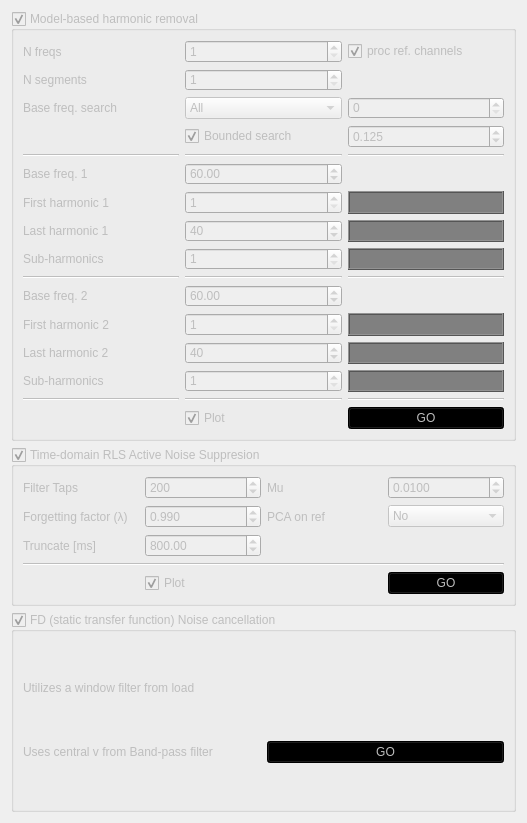
          <widget class="QWidget" name="NCTab">
           <attribute name="title">
            <string>Noise removal</string>
           </attribute>
           <attribute name="toolTip">
            <string>&lt;html&gt;&lt;head/&gt;&lt;body&gt;&lt;p&gt;This tab contains noise cancellation algorithms. The frequency-domain algorithm is often less effective than the time domain approach. We often discourage using the frequency domain algorithm. &lt;/p&gt;&lt;/body&gt;&lt;/html&gt;</string>
           </attribute>
           <layout class="QVBoxLayout" name="verticalLayout_5">
            <item>
             <widget class="QGroupBox" name="harmonicBox">
              <property name="enabled">
               <bool>false</bool>
              </property>
              <property name="sizePolicy">
               <sizepolicy hsizetype="Preferred" vsizetype="Expanding">
                <horstretch>0</horstretch>
                <verstretch>0</verstretch>
               </sizepolicy>
              </property>
              <property name="minimumSize">
               <size>
                <width>505</width>
                <height>100</height>
               </size>
              </property>
              <property name="maximumSize">
               <size>
                <width>16777215</width>
                <height>430</height>
               </size>
              </property>
              <property name="toolTip">
               <string>&lt;html&gt;&lt;head/&gt;&lt;body&gt;&lt;p&gt;When reference channels are not available, noise can be removed through harmonic modelling. Users can specify the approximate base frequency. The algorithm utilizes a non-linear search for the actual frequency to use. The number of harmonics can also be specified.  &lt;/p&gt;&lt;/body&gt;&lt;/html&gt;</string>
              </property>
              <property name="title">
               <string>Model-based harmonic removal</string>
              </property>
              <property name="checkable">
               <bool>true</bool>
              </property>
              <property name="checked">
               <bool>true</bool>
              </property>
              <layout class="QGridLayout" name="gridLayout_9">
               <item row="12" column="0">
                <widget class="QLabel" name="label_34">
                 <property name="text">
                  <string>First harmonic 2</string>
                 </property>
                </widget>
               </item>
               <item row="1" column="0">
                <widget class="QLabel" name="label_49">
                 <property name="text">
                  <string>N segments</string>
                 </property>
                </widget>
               </item>
               <item row="17" column="2">
                <widget class="QPushButton" name="harmonicGO">
                 <property name="layoutDirection">
                  <enum>Qt::LeftToRight</enum>
                 </property>
                 <property name="styleSheet">
                  <string notr="true">#harmonicGO {background: green;}
#harmonicGO:disabled{background: black;}</string>
                 </property>
                 <property name="text">
                  <string>GO</string>
                 </property>
                </widget>
               </item>
               <item row="13" column="0">
                <widget class="QLabel" name="label_35">
                 <property name="text">
                  <string>Last harmonic 2</string>
                 </property>
                </widget>
               </item>
               <item row="14" column="1">
                <widget class="QSpinBox" name="f1KsSpin">
                 <property name="minimum">
                  <number>1</number>
                 </property>
                 <property name="maximum">
                  <number>3</number>
                 </property>
                </widget>
               </item>
               <item row="11" column="1">
                <widget class="QDoubleSpinBox" name="f1Spin">
                 <property name="maximum">
                  <double>25000.000000000000000</double>
                 </property>
                 <property name="value">
                  <double>60.000000000000000</double>
                 </property>
                </widget>
               </item>
               <item row="17" column="1">
                <widget class="QCheckBox" name="plotHarmonic">
                 <property name="text">
                  <string>Plot</string>
                 </property>
                 <property name="checked">
                  <bool>true</bool>
                 </property>
                </widget>
               </item>
               <item row="14" column="2">
                <widget class="QLCDNumber" name="lcdf0NK2">
                 <property name="styleSheet">
                  <string notr="true">#lcdf0NK2 { 
color: green;
background: black;
}

#lcdf0NK2:disabled {
color: grey;
background: dark grey;
}</string>
                 </property>
                 <property name="segmentStyle">
                  <enum>QLCDNumber::Flat</enum>
                 </property>
                </widget>
               </item>
               <item row="12" column="1">
                <widget class="QSpinBox" name="f1K1Spin">
                 <property name="minimum">
                  <number>1</number>
                 </property>
                </widget>
               </item>
               <item row="14" column="0">
                <widget class="QLabel" name="label_41">
                 <property name="text">
                  <string>Sub-harmonics</string>
                 </property>
                </widget>
               </item>
               <item row="10" column="2">
                <widget class="Line" name="line_6">
                 <property name="orientation">
                  <enum>Qt::Horizontal</enum>
                 </property>
                </widget>
               </item>
               <item row="7" column="1">
                <widget class="QSpinBox" name="f0KNSpin">
                 <property name="minimum">
                  <number>2</number>
                 </property>
                 <property name="value">
                  <number>40</number>
                 </property>
                </widget>
               </item>
               <item row="6" column="2">
                <widget class="QLCDNumber" name="lcdH1F">
                 <property name="styleSheet">
                  <string notr="true">#lcdH1F {
color: green;
background: black;
}

#lcdH1F:disabled {
color: grey;
background: dark grey;
}</string>
                 </property>
                 <property name="segmentStyle">
                  <enum>QLCDNumber::Flat</enum>
                 </property>
                </widget>
               </item>
               <item row="7" column="0">
                <widget class="QLabel" name="label_31">
                 <property name="text">
                  <string>Last harmonic 1</string>
                 </property>
                </widget>
               </item>
               <item row="10" column="1">
                <widget class="Line" name="line_5">
                 <property name="orientation">
                  <enum>Qt::Horizontal</enum>
                 </property>
                </widget>
               </item>
               <item row="6" column="1">
                <widget class="QSpinBox" name="f0K1Spin">
                 <property name="minimum">
                  <number>1</number>
                 </property>
                 <property name="maximum">
                  <number>50</number>
                 </property>
                 <property name="value">
                  <number>1</number>
                 </property>
                </widget>
               </item>
               <item row="15" column="1">
                <widget class="Line" name="line_8">
                 <property name="orientation">
                  <enum>Qt::Horizontal</enum>
                 </property>
                </widget>
               </item>
               <item row="2" column="0">
                <widget class="QLabel" name="label_50">
                 <property name="text">
                  <string>Base freq. search </string>
                 </property>
                </widget>
               </item>
               <item row="10" column="0">
                <widget class="Line" name="line_4">
                 <property name="orientation">
                  <enum>Qt::Horizontal</enum>
                 </property>
                </widget>
               </item>
               <item row="4" column="2">
                <widget class="Line" name="line_2">
                 <property name="orientation">
                  <enum>Qt::Horizontal</enum>
                 </property>
                </widget>
               </item>
               <item row="8" column="0">
                <widget class="QLabel" name="label_33">
                 <property name="text">
                  <string>Sub-harmonics </string>
                 </property>
                </widget>
               </item>
               <item row="6" column="0">
                <widget class="QLabel" name="label_11">
                 <property name="text">
                  <string>First harmonic 1</string>
                 </property>
                </widget>
               </item>
               <item row="0" column="1">
                <widget class="QSpinBox" name="NHarmonicsFreqsSpin">
                 <property name="minimum">
                  <number>1</number>
                 </property>
                 <property name="maximum">
                  <number>2</number>
                 </property>
                 <property name="value">
                  <number>1</number>
                 </property>
                </widget>
               </item>
               <item row="5" column="1">
                <widget class="QDoubleSpinBox" name="f0Spin">
                 <property name="maximum">
                  <double>25000.000000000000000</double>
                 </property>
                 <property name="singleStep">
                  <double>0.100000000000000</double>
                 </property>
                 <property name="value">
                  <double>60.000000000000000</double>
                 </property>
                </widget>
               </item>
               <item row="12" column="2">
                <widget class="QLCDNumber" name="lcdH1F2">
                 <property name="styleSheet">
                  <string notr="true">#lcdH1F2{ 
color: green;
background: black;
}

#lcdH1F2:disabled {
color: grey;
background: dark grey;
}</string>
                 </property>
                 <property name="segmentStyle">
                  <enum>QLCDNumber::Flat</enum>
                 </property>
                </widget>
               </item>
               <item row="4" column="0">
                <widget class="Line" name="line_3">
                 <property name="orientation">
                  <enum>Qt::Horizontal</enum>
                 </property>
                </widget>
               </item>
               <item row="11" column="0">
                <widget class="QLabel" name="label_27">
                 <property name="text">
                  <string>Base freq. 2 </string>
                 </property>
                </widget>
               </item>
               <item row="8" column="1">
                <widget class="QSpinBox" name="f0KsSpin">
                 <property name="toolTip">
                  <string>&lt;html&gt;&lt;head/&gt;&lt;body&gt;&lt;p&gt;Would you like to calculate subharmonics? For instance, setting this to 1, will calculate only the exact harmonics, setting this to 2 will calculate 1/2 step subharmonics (i.e. if the baseline frequency is 60 Hz, this will result in calcualtion of 30 Hz subharmonics)&lt;/p&gt;&lt;/body&gt;&lt;/html&gt;</string>
                 </property>
                 <property name="minimum">
                  <number>1</number>
                 </property>
                 <property name="maximum">
                  <number>3</number>
                 </property>
                 <property name="value">
                  <number>1</number>
                 </property>
                </widget>
               </item>
               <item row="0" column="0">
                <widget class="QLabel" name="label_26">
                 <property name="text">
                  <string>N freqs</string>
                 </property>
                </widget>
               </item>
               <item row="13" column="1">
                <widget class="QSpinBox" name="f1KNSpin">
                 <property name="minimum">
                  <number>2</number>
                 </property>
                 <property name="value">
                  <number>40</number>
                 </property>
                </widget>
               </item>
               <item row="8" column="2">
                <widget class="QLCDNumber" name="lcdf0NK">
                 <property name="styleSheet">
                  <string notr="true">#lcdf0NK { 
color: green;
background: black;
}

#lcdf0NK:disabled {
color: grey;
background: dark grey;
}</string>
                 </property>
                 <property name="segmentStyle">
                  <enum>QLCDNumber::Flat</enum>
                 </property>
                 <property name="intValue" stdset="0">
                  <number>0</number>
                 </property>
                </widget>
               </item>
               <item row="7" column="2">
                <widget class="QLCDNumber" name="lcdHNF">
                 <property name="styleSheet">
                  <string notr="true">#lcdHNF {
color: green;
background: black;
}

#lcdHNF:disabled {
color: grey;
background: dark grey;
}</string>
                 </property>
                 <property name="segmentStyle">
                  <enum>QLCDNumber::Flat</enum>
                 </property>
                </widget>
               </item>
               <item row="4" column="1">
                <widget class="Line" name="line">
                 <property name="orientation">
                  <enum>Qt::Horizontal</enum>
                 </property>
                </widget>
               </item>
               <item row="1" column="1">
                <widget class="QSpinBox" name="NSegments">
                 <property name="minimum">
                  <number>1</number>
                 </property>
                 <property name="maximum">
                  <number>100</number>
                 </property>
                 <property name="value">
                  <number>1</number>
                 </property>
                </widget>
               </item>
               <item row="13" column="2">
                <widget class="QLCDNumber" name="lcdHNF2">
                 <property name="styleSheet">
                  <string notr="true">#lcdHNF2 { 
 color: green;
 background: black;
}

#lcdHNF2:disabled {
  color: grey;
  background: dark grey;
}</string>
                 </property>
                 <property name="segmentStyle">
                  <enum>QLCDNumber::Flat</enum>
                 </property>
                </widget>
               </item>
               <item row="5" column="0">
                <widget class="QLabel" name="label_25">
                 <property name="text">
                  <string>Base freq. 1</string>
                 </property>
                </widget>
               </item>
               <item row="15" column="2">
                <widget class="Line" name="line_9">
                 <property name="orientation">
                  <enum>Qt::Horizontal</enum>
                 </property>
                </widget>
               </item>
               <item row="2" column="2">
                <widget class="QSpinBox" name="Nsearch">
                 <property name="prefix">
                  <string/>
                 </property>
                </widget>
               </item>
               <item row="2" column="1">
                <widget class="QComboBox" name="searchAll">
                 <property name="toolTip">
                  <string>&lt;html&gt;&lt;head/&gt;&lt;body&gt;&lt;p&gt;When searching for the fundamental frequency, should the entire ensemble of harmonics be included? Reducing this number can accelerate the algorithm significantly. If a selection other than &amp;quot;All&amp;quot; is chosen, once the fundamental frequency is found, the whole set of harmonics will be included in the modelling.  &lt;/p&gt;&lt;/body&gt;&lt;/html&gt;</string>
                 </property>
                 <item>
                  <property name="text">
                   <string>All</string>
                  </property>
                 </item>
                 <item>
                  <property name="text">
                   <string>First</string>
                  </property>
                 </item>
                 <item>
                  <property name="text">
                   <string/>
                  </property>
                 </item>
                </widget>
               </item>
               <item row="3" column="2">
                <widget class="QDoubleSpinBox" name="bounds">
                 <property name="toolTip">
                  <string>&lt;html&gt;&lt;head/&gt;&lt;body&gt;&lt;p&gt;If bounds is selected, this is the variance in the fundamental frequency which will be searched from the &lt;span style=&quot; font-weight:600;&quot;&gt;prior &lt;/span&gt;result. As such, for each record, the fundamental frequency can shift by this much (in either direction) from the prior record. &lt;/p&gt;&lt;/body&gt;&lt;/html&gt;</string>
                 </property>
                 <property name="decimals">
                  <number>3</number>
                 </property>
                 <property name="minimum">
                  <double>0.005000000000000</double>
                 </property>
                 <property name="maximum">
                  <double>10.000000000000000</double>
                 </property>
                 <property name="singleStep">
                  <double>0.001000000000000</double>
                 </property>
                 <property name="value">
                  <double>0.125000000000000</double>
                 </property>
                </widget>
               </item>
               <item row="3" column="1">
                <widget class="QCheckBox" name="boundsCheck">
                 <property name="text">
                  <string>Bounded search</string>
                 </property>
                 <property name="checked">
                  <bool>true</bool>
                 </property>
                </widget>
               </item>
               <item row="0" column="2">
                <widget class="QCheckBox" name="harmRef">
                 <property name="text">
                  <string>proc ref. channels</string>
                 </property>
                 <property name="checked">
                  <bool>true</bool>
                 </property>
                </widget>
               </item>
               <item row="15" column="0">
                <widget class="Line" name="line_7">
                 <property name="orientation">
                  <enum>Qt::Horizontal</enum>
                 </property>
                </widget>
               </item>
              </layout>
             </widget>
            </item>
            <item>
             <widget class="QGroupBox" name="adaptBox">
              <property name="enabled">
               <bool>false</bool>
              </property>
              <property name="sizePolicy">
               <sizepolicy hsizetype="Fixed" vsizetype="Expanding">
                <horstretch>0</horstretch>
                <verstretch>0</verstretch>
               </sizepolicy>
              </property>
              <property name="minimumSize">
               <size>
                <width>505</width>
                <height>120</height>
               </size>
              </property>
              <property name="maximumSize">
               <size>
                <width>505</width>
                <height>200</height>
               </size>
              </property>
              <property name="toolTip">
               <string>&lt;html&gt;&lt;head/&gt;&lt;body&gt;&lt;p&gt;This filter impliments a time-domain adaptive noise cancelation approach. The number of filter taps can be specified. The filter works backwards and starts at the END of the record working towards the begining. There is some degree of roll-on training, and it's generally a good idea to truncate by roughly the number of taps times the sampling frequency.  &lt;/p&gt;&lt;/body&gt;&lt;/html&gt;</string>
              </property>
              <property name="title">
               <string>Time-domain RLS Active Noise Suppresion</string>
              </property>
              <property name="flat">
               <bool>false</bool>
              </property>
              <property name="checkable">
               <bool>true</bool>
              </property>
              <layout class="QGridLayout" name="gridLayout_12">
               <item row="2" column="1">
                <widget class="QDoubleSpinBox" name="adaptTruncateSpinBox">
                 <property name="toolTip">
                  <string>&lt;html&gt;&lt;head/&gt;&lt;body&gt;&lt;p&gt;This filter is a time-domain filter that takes some time to get going. Time-domain filters do a better job compared to frequency-domain filters in the presence of non-stationary noise. &lt;/p&gt;&lt;p&gt;The filter is run backwards, so often the late times will not be cancelled as well. You may trim records off the back using this input. &lt;/p&gt;&lt;/body&gt;&lt;/html&gt;</string>
                 </property>
                 <property name="whatsThis">
                  <string>&lt;html&gt;&lt;head/&gt;&lt;body&gt;&lt;p&gt;This filter is a time-domain filter that takes some time to get going. Time-domain filters do a better job compared to frequency-domain filters in the presence of non-stationary noise.  &lt;/p&gt;&lt;p&gt;The filter is run backwards, so often the late times will not be cancelled as well. You may trim records off the back using this input. &lt;/p&gt;&lt;/body&gt;&lt;/html&gt;</string>
                 </property>
                 <property name="maximum">
                  <double>1000.000000000000000</double>
                 </property>
                 <property name="value">
                  <double>800.000000000000000</double>
                 </property>
                </widget>
               </item>
               <item row="1" column="1">
                <widget class="QDoubleSpinBox" name="adaptLambdaSpinBox">
                 <property name="toolTip">
                  <string>Forgetting factor, how quickly does the filter adapt.</string>
                 </property>
                 <property name="decimals">
                  <number>3</number>
                 </property>
                 <property name="minimum">
                  <double>0.950000000000000</double>
                 </property>
                 <property name="maximum">
                  <double>1.000000000000000</double>
                 </property>
                 <property name="value">
                  <double>0.990000000000000</double>
                 </property>
                </widget>
               </item>
               <item row="2" column="0">
                <widget class="QLabel" name="label_46">
                 <property name="text">
                  <string>Truncate [ms]</string>
                 </property>
                </widget>
               </item>
               <item row="0" column="2">
                <widget class="QLabel" name="label_51">
                 <property name="text">
                  <string>Mu</string>
                 </property>
                </widget>
               </item>
               <item row="1" column="0">
                <widget class="QLabel" name="label_44">
                 <property name="text">
                  <string>Forgetting factor (λ)</string>
                 </property>
                </widget>
               </item>
               <item row="1" column="2">
                <widget class="QLabel" name="label_52">
                 <property name="text">
                  <string>PCA on ref</string>
                 </property>
                </widget>
               </item>
               <item row="0" column="0">
                <widget class="QLabel" name="label_43">
                 <property name="text">
                  <string>Filter Taps</string>
                 </property>
                </widget>
               </item>
               <item row="0" column="1">
                <widget class="QSpinBox" name="MTapsSpinBox">
                 <property name="toolTip">
                  <string>&lt;html&gt;&lt;head/&gt;&lt;body&gt;&lt;p&gt;Number of taps in the time-domain filter&lt;/p&gt;&lt;/body&gt;&lt;/html&gt;</string>
                 </property>
                 <property name="maximum">
                  <number>2000</number>
                 </property>
                 <property name="value">
                  <number>200</number>
                 </property>
                </widget>
               </item>
               <item row="4" column="3">
                <widget class="QPushButton" name="adaptGO">
                 <property name="styleSheet">
                  <string notr="true">#adaptGO {
    background: green;
}

#adaptGO:disabled{
    background: black;
}</string>
                 </property>
                 <property name="text">
                  <string>GO</string>
                 </property>
                </widget>
               </item>
               <item row="0" column="3">
                <widget class="QDoubleSpinBox" name="adaptMuSpinBox">
                 <property name="decimals">
                  <number>4</number>
                 </property>
                 <property name="minimum">
                  <double>0.000100000000000</double>
                 </property>
                 <property name="maximum">
                  <double>0.100000000000000</double>
                 </property>
                 <property name="singleStep">
                  <double>0.000100000000000</double>
                 </property>
                 <property name="value">
                  <double>0.010000000000000</double>
                 </property>
                </widget>
               </item>
               <item row="1" column="3">
                <widget class="QComboBox" name="PCAComboBox">
                 <property name="toolTip">
                  <string>&lt;html&gt;&lt;head/&gt;&lt;body&gt;&lt;p&gt;Perform priciple component analysis on the reference channels? If &lt;span style=&quot; font-weight:600;&quot;&gt;yes&lt;/span&gt;, PCA will performed on the reference channels and the rotated channels will be used for noise cancelation rather than the raw noise channels. In the case of multiple noise sources where one dominantes across channels, better performance can be realized.&lt;/p&gt;&lt;/body&gt;&lt;/html&gt;</string>
                 </property>
                 <property name="currentIndex">
                  <number>1</number>
                 </property>
                 <item>
                  <property name="text">
                   <string>Yes</string>
                  </property>
                 </item>
                 <item>
                  <property name="text">
                   <string>No</string>
                  </property>
                 </item>
                </widget>
               </item>
               <item row="3" column="0" colspan="4">
                <widget class="Line" name="line_15">
                 <property name="orientation">
                  <enum>Qt::Horizontal</enum>
                 </property>
                </widget>
               </item>
               <item row="4" column="1">
                <widget class="QCheckBox" name="plotRLS">
                 <property name="enabled">
                  <bool>false</bool>
                 </property>
                 <property name="text">
                  <string>Plot</string>
                 </property>
                 <property name="checkable">
                  <bool>true</bool>
                 </property>
                 <property name="checked">
                  <bool>true</bool>
                 </property>
                </widget>
               </item>
              </layout>
             </widget>
            </item>
            <item>
             <widget class="QGroupBox" name="adaptFDBox">
              <property name="enabled">
               <bool>false</bool>
              </property>
              <property name="sizePolicy">
               <sizepolicy hsizetype="Fixed" vsizetype="Expanding">
                <horstretch>0</horstretch>
                <verstretch>0</verstretch>
               </sizepolicy>
              </property>
              <property name="minimumSize">
               <size>
                <width>505</width>
                <height>200</height>
               </size>
              </property>
              <property name="maximumSize">
               <size>
                <width>505</width>
                <height>200</height>
               </size>
              </property>
              <property name="toolTip">
               <string>&lt;html&gt;&lt;head/&gt;&lt;body&gt;&lt;p&gt;This filter impliments the classic frequency domain transfer function approach to noise cancellation. However, Akvo does not have a mechanism to cull records at this stage and as such, performance of this filter is subpar whenever broadband (spikes) features are present in the record. In most instances the tie domain RLS approach above is preferable. &lt;/p&gt;&lt;p&gt;&lt;br/&gt;&lt;/p&gt;&lt;p&gt;Use of this filter is generally discouraged. &lt;/p&gt;&lt;/body&gt;&lt;/html&gt;</string>
              </property>
              <property name="title">
               <string>FD (static transfer function) Noise cancellation</string>
              </property>
              <property name="checkable">
               <bool>true</bool>
              </property>
              <layout class="QGridLayout" name="gridLayout_11">
               <item row="1" column="0">
                <widget class="QLabel" name="label_56">
                 <property name="text">
                  <string>Uses central v from Band-pass filter</string>
                 </property>
                </widget>
               </item>
               <item row="1" column="1">
                <widget class="QPushButton" name="adaptFDGO">
                 <property name="styleSheet">
                  <string notr="true">#adaptFDGO {
    background: green;
}

#adaptFDGO:disabled{
    background: black;
}</string>
                 </property>
                 <property name="text">
                  <string>GO</string>
                 </property>
                </widget>
               </item>
               <item row="0" column="0">
                <widget class="QLabel" name="label_36">
                 <property name="maximumSize">
                  <size>
                   <width>16777215</width>
                   <height>20</height>
                  </size>
                 </property>
                 <property name="text">
                  <string>Utilizes a window filter from load </string>
                 </property>
                </widget>
               </item>
              </layout>
             </widget>
            </item>
           </layout>
          </widget>
